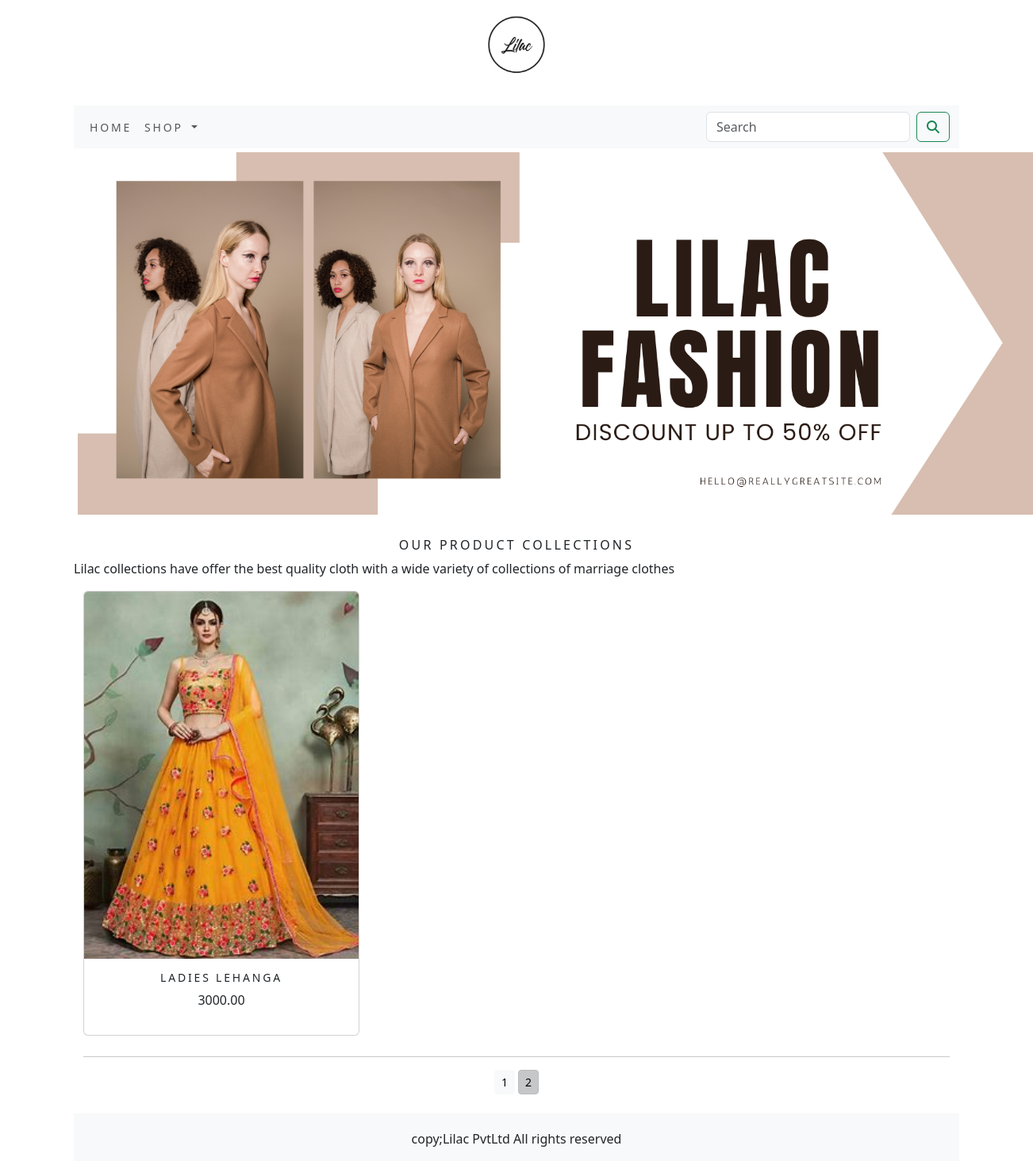
Screenshot of /shop/?page=2 with the database file from the repository.
### shop/models.py (models this page shows, shortened)
class Product(models.Model):
    objects = None
    name = models.CharField(max_length=250, unique=True)
    slug = models.SlugField(max_length=250, unique=True)
    description = models.TextField(blank=True)
    price = models.DecimalField(max_digits=10, decimal_places=2)
    category = models.ForeignKey(Category, on_delete=models.CASCADE)
    image = models.ImageField(upload_to='product', blank=True)
    stock = models.IntegerField()
    available = models.BooleanField(default=True)
    created = models.DateTimeField(auto_now_add=True)
    updated = models.DateTimeField(auto_now=True)
    def get_url(self):
        return reverse('shop:prodCattail', args=[self.category.slug,self.slug])
    class Meta:
        ordering = ('name',)
        verbose_name = 'product'
        verbose_name_plural = 'products'

### shop/views.py (the view)
# urls.py: path('', views.allProdCat, name='allProdCat'),
def allProdCat(request, c_slug=None):
    c_page = None
    products_list = None
    if c_slug is not None:
        c_page = get_object_or_404(Category, slug=c_slug)
        products_list = Product.objects.all().filter(category=c_page, available=True)
    else:
        products_list = Product.objects.all().filter(available=True)
    paginator = Paginator(products_list, 6)
    try:
        page = int(request.GET.get('page', '1'))
    except:
        page = 1
    try:
        products = paginator.page(page)
    except (EmptyPage, InvalidPage):
        products = paginator.page(paginator.num_pages)
    return render(request, "category.html", {'category': c_page, 'products': products})

### cart/context_processors.py (called while the page is built)
def counter(request):
    item_count = 0
    if 'admin' in request.path:
        return {}
    else:
        try:
            cart = Cart.objects.filter(cart_id=_cart_id(request))
            car_items = CartItem.objects.all().filter(cart=cart[:1])
            for cart_item in car_items:
                item_count += cart_item.quantity
        except Cart.DoesNotExist:
            item_count = 0
    return dict(item_count=item_count)

### cart/views.py (called while the page is built)
def _cart_id(request):
    cart = request.session.session_key
    if not cart:
        cart = request.session.create()
    return cart

### shop/context_processors.py (called while the page is built)
def menu_links(request):
    links = Category.objects.all()
    return dict(links=links)

### shop/models.py (called while the page is built)
    def get_url(self):
        return reverse('shop:products_by_category', args=[self.slug])

### templates/category.html (shortened to what this page needs)
{% extends 'base.html' %}
{% load static %}
{% block content %}
<div class="mx_auto">
   {% if category %}
     <img class="my_image" src="{{category.image.url}}" alt="{{category.name}}">
</div>
<br>
<div>
   <h1 class="text-center my_title">{{category.name}}</h1>
    <p class="text-justify">{{category.description}}</p>
</div>
   {% else %}
<div>
    <center><img class="my_image my_image_padding" src="{% static 'img/banner.png' %}" style="width:1250px;" alt=" "></center>
</div>
<br>
<div>
    <h1 class="text-center my_title">Our product collections</h1>
    <p class="text-justify">Lilac collections have  offer the best quality cloth  with a wide variety of collections of marriage clothes</p>
</div>
   {% endif %}
<div class="container" >
    <div class="row mx_auto">
        {% for product in products.object_list %}
        <div class="my_bottom_margin col-9 col-sm-12 col-md-4 xol-lg-4">
          <div class="card text-center" style="min-width:18rem;">
              <a href ="{{product.get_url}}"><img class="card-img-top my_image" src="{{product.image.url}}" alt="{{product.name}}"></a>
          <div class="card-body">
               <h4>{{product.name}}</h4>
               <p>{{product.price}}</p>
          </div>
          </div>
        </div>
        {% endfor %}
    </div>
    <div class="mx-auto">
      {% if products.paginator.num_pages > 1 %}
       <hr>
        <div class="text-center">
            {% for pg in products.paginator.page_range %}
                <a href="?page={{pg}}" class="btn btn-light btn-sm {% if products.number == pg %} active {% endif %}">{{pg}}</a>
            {% endfor %}
        </div>
       {% endif %}
    </div>
    <br>
</div>
{% endblock %}

### static/css/custom.css (style rules this page uses)
.my_image { width:100%; height:auto; }
.my_title { font-size:16px; text-transform:uppercase; letter-spacing:.2em; }
.my_image_padding { padding:5px; }
.my_bottom_margin { margin-bottom:10px; }
.card-body h4 { font-size:14px; text-transform:uppercase; letter-spacing:.2em; }

### rows the page displays
Product: image (picture), name "LADIES LEHANGA", price "3000.00"

### other values shown
{{ pg }} "1" "2"
